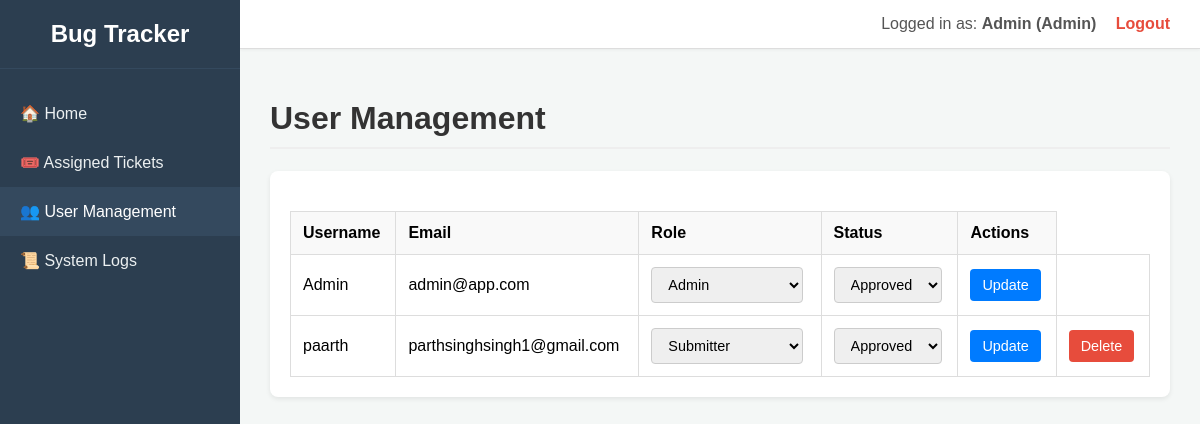
The page /user_management (signed in) on the database its author committed.
### app.py (models this page shows, shortened)
class User(db.Model, UserMixin):
    id = db.Column(db.Integer, primary_key=True)
    username = db.Column(db.String(80), unique=True, nullable=False)
    email = db.Column(db.String(120), unique=True, nullable=False)
    password_hash = db.Column(db.String(128), nullable=False)
    role = db.Column(db.String(20), nullable=False, default='Submitter')
    status = db.Column(db.String(20), nullable=False, default='Pending')
    bugs_created = db.relationship('Bug', backref='author', lazy=True)
    projects = db.relationship('Project', secondary=project_users, lazy='subquery',
        backref=db.backref('team', lazy=True))

### app.py (the view)
@app.route('/user_management')
@login_required
@admin_required
def user_management():
    try:
        users = User.query.order_by(User.id).all()
        return render_template('user_management.html', users=users)
    except Exception as e:
        flash(f'Error loading users: {e}', 'danger')
        return redirect(url_for('index'))

### app.py (called while the page is built)
def admin_required(f):
    @wraps(f)
    def decorated_function(*args, **kwargs):
        if not current_user.is_authenticated or current_user.role != 'Admin':
            flash('You do not have permission to access this page.', 'danger')
            return redirect(url_for('index'))
        return f(*args, **kwargs)
    return decorated_function

@login_manager.user_loader
def load_user(user_id):
    return User.query.get(int(user_id))

### templates/user_management.html (shortened to what this page needs)
<!DOCTYPE html>
<html lang="en">
<head>
</head>
<body>
    <nav class="sidebar">
        <div class="sidebar-header">
            Bug Tracker
        </div>
        <ul class="sidebar-nav">
            <li><a href="{{ url_for('index') }}">🏠 Home</a></li>
            <li><a href="{{ url_for('assigned_tickets') }}">🎟️ Assigned Tickets</a></li>
            {% if current_user.role == 'Admin' %}
            <li><a href="{{ url_for('user_management') }}" class="active">👥 User Management</a></li>
            <li><a href="{{ url_for('system_logs') }}">📜 System Logs</a></li>
            {% endif %}
        </ul>
    </nav>
    <div class="main-wrapper">
        <header class="header">
            <div class="user-info">
                Logged in as: <strong>{{ current_user.username }} ({{ current_user.role }})</strong>
                <a href="{{ url_for('logout') }}">Logout</a>
            </div>
        </header>
        <main class="content">
            <h1>User Management</h1>
            <div class="card">
                <table>
                    <thead>
                        <tr>
                            <th>Username</th>
                            <th>Email</th>
                            <th>Role</th>
                            <th>Status</th>
                            <th>Actions</th>
                        </tr>
                    </thead>
                    <tbody>
                        {% for user in users %}
                        <tr>
                            <td>{{ user.username }}</td>
                            <td>{{ user.email }}</td>
                            <form action="{{ url_for('update_user', user_id=user.id) }}" method="POST">
                                <td>
                                    <select name="role">
                                        <option value="Submitter" {% if user.role == 'Submitter' %}selected{% endif %}>Submitter</option>
                                        <option value="Admin" {% if user.role == 'Admin' %}selected{% endif %}>Admin</option>
                                    </select>
                                </td>
                                <td>
                                    <select name="status">
                                        <option value="Approved" {% if user.status == 'Approved' %}selected{% endif %}>Approved</option>
                                    </select>
                                </td>
                                <td>
                                    <button type="submit" class="btn btn-primary">Update</button>
                                </td>
                            </form>
                            <td>
                                {% if user.id != current_user.id %}
                                <form action="{{ url_for('delete_user', user_id=user.id) }}" method="POST" onsubmit="return confirm('Are you sure you want to delete this user? This action cannot be undone.');">
                                    <button type="submit" class="btn btn-danger">Delete</button>
                                </form>
                                {% endif %}
                            </td>
                        </tr>
                        {% endfor %}
                    </tbody>
                </table>
            </div>
        </main>
    </div>
</body>
</html>

### templates/user_management.html (style rules this page uses)
body { font-family: Arial, sans-serif; margin: 0; background: #f4f7f6; display: flex; height: 100vh; }
.sidebar { width: 240px; background: #2c3e50; color: white; display: flex; flex-direction: column; flex-shrink: 0; }
.sidebar-header { padding: 20px; font-size: 1.5em; font-weight: bold; text-align: center; border-bottom: 1px solid #34495e; }
.sidebar-nav { flex-grow: 1; list-style: none; padding: 20px 0; margin: 0; }
.sidebar-nav li { margin: 0; }
.sidebar-nav a { display: block; padding: 15px 20px; text-decoration: none; color: #ecf0f1; transition: background 0.2s; }
.sidebar-nav a:hover, .sidebar-nav a.active { background: #34495e; color: #ffffff; }
.main-wrapper { flex-grow: 1; display: flex; flex-direction: column; overflow-y: auto; }
.header { background: #ffffff; padding: 15px 30px; border-bottom: 1px solid #ddd; display: flex; justify-content: flex-end; align-items: center; box-shadow: 0 1px 3px rgba(0,0,0,0.05); }
.user-info { color: #555; }
.user-info a { color: #e74c3c; text-decoration: none; margin-left: 15px; font-weight: bold; }
.content { padding: 30px; flex-grow: 1; }
h1 { color: #333; border-bottom: 2px solid #eee; padding-bottom: 10px; }
.card { background: #fff; padding: 20px; border-radius: 8px; box-shadow: 0 2px 5px rgba(0,0,0,0.08); margin-bottom: 25px; overflow-x: auto; }
table { width: 100%; border-collapse: collapse; margin-top: 20px; }
th, td { border: 1px solid #ddd; padding: 12px; text-align: left; vertical-align: middle; }
th { background-color: #f9f9f9; }
select, .btn { padding: 8px 12px; border-radius: 4px; border: 1px solid #ccc; font-size: 0.9em; }
.btn-primary { background: #007BFF; color: white; border: none; cursor: pointer; }
.btn-danger { background: #e74c3c; color: white; border: none; cursor: pointer; }

### rows shown on the page
User: username "Admin", role "Admin", email "admin@app.com", status "Approved"
User: username "paarth", email "parthsinghsingh1@gmail.com", role "Submitter", status "Approved"
